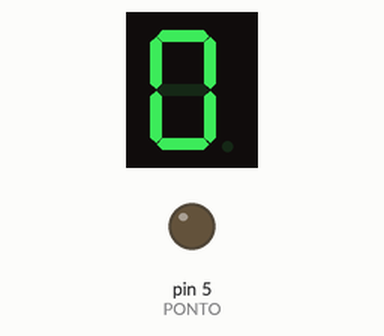
Bench run of a sketch on a simulated Arduino Uno, built with avr-gcc and run on an emulated ATmega328P. Parts: 1-digit seven-segment display, output pins drawn as LEDs (lit = HIGH). Wiring (inferred from the names in the program): 1-digit 7-segment display, segments lit when HIGH: segments pin 12, pin 11, pin 10, pin 9, pin 8, pin 6, pin 7. The segment pins are drawn as the display they are named for; pins used as bus, display or sensor lines are not drawn.

Above: at 0.1 s.
At 11.1 s:
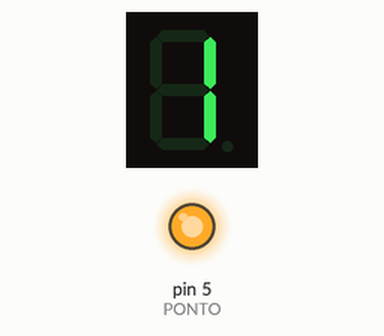
At 20.1 s:
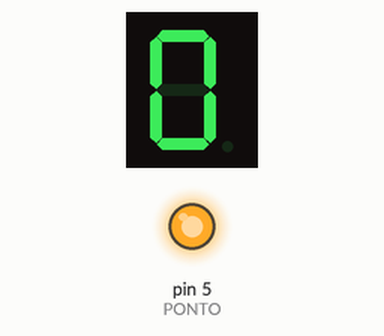
At 39.1 s:
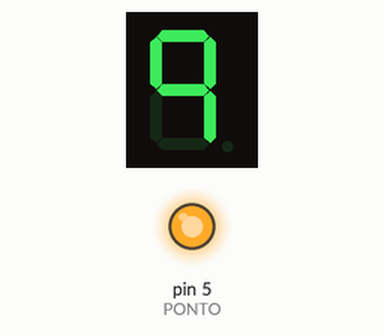
Timing chart, 0 to 40.0 s (numbered marks = the images above):
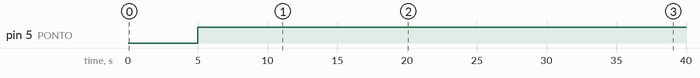

Measured:
- by itself, pin 5 (PONTO): LOW → HIGH at 5.0 s
- what the display in image 1 shows lasts 1.0 s, from 11.0 s to 12.0 s

The sketch:

display_7_segmentos.ino
```cpp
/*
  Display de 7 segmentos
  by: JBarbosa
*/

const int A = 12;
const int B = 11;
const int C = 10;
const int D = 9;
const int E = 8;
const int F = 6;
const int G = 7;
const int PONTO = 5;

void setup() {
  pinMode(A, OUTPUT);
  pinMode(B, OUTPUT);
  pinMode(C, OUTPUT);
  pinMode(D, OUTPUT);
  pinMode(E, OUTPUT);
  pinMode(F, OUTPUT);
  pinMode(G, OUTPUT);
  pinMode(PONTO, OUTPUT);
}

void loop() {

  // 0
  digitalWrite(A, HIGH);
  digitalWrite(B, HIGH);
  digitalWrite(C, HIGH);
  digitalWrite(D, HIGH);
  digitalWrite(E, HIGH);
  digitalWrite(F, HIGH);
  digitalWrite(G, LOW);
  delay(1000);

  // 1
  digitalWrite(A, LOW);
  digitalWrite(B, HIGH);
  digitalWrite(C, HIGH);
  digitalWrite(D, LOW);
  digitalWrite(E, LOW);
  digitalWrite(F, LOW);
  digitalWrite(G, LOW);
  delay(1000);

  // 2
  digitalWrite(A, HIGH);
  digitalWrite(B, HIGH);
  digitalWrite(C, LOW);
  digitalWrite(D, HIGH);
  digitalWrite(E, HIGH);
  digitalWrite(F, LOW);
  digitalWrite(G, HIGH);
  delay(1000);

  // 3
  digitalWrite(A, HIGH);
  digitalWrite(B, HIGH);
  digitalWrite(C, HIGH);
  digitalWrite(D, HIGH);
  digitalWrite(E, LOW);
  digitalWrite(F, LOW);
  digitalWrite(G, HIGH);
  delay(1000);

  // 4
  digitalWrite(A, LOW);
  digitalWrite(B, HIGH);
  digitalWrite(C, HIGH);
  digitalWrite(D, LOW);
  digitalWrite(E, LOW);
  digitalWrite(F, HIGH);
  digitalWrite(G, HIGH);
  delay(1000);

  // PONTO
  digitalWrite(PONTO, HIGH);

  // 5
  digitalWrite(A, HIGH);
  digitalWrite(B, LOW);
  digitalWrite(C, HIGH);
  digitalWrite(D, HIGH);
  digitalWrite(E, LOW);
  digitalWrite(F, HIGH);
  digitalWrite(G, HIGH);
  delay(1000);

  // 6
  digitalWrite(A, LOW);
  digitalWrite(B, LOW);
  digitalWrite(C, HIGH);
  digitalWrite(D, HIGH);
  digitalWrite(E, HIGH);
  digitalWrite(F, HIGH);
  digitalWrite(G, HIGH);
  delay(1000);

  // 7
  digitalWrite(A, HIGH);
  digitalWrite(B, HIGH);
  digitalWrite(C, HIGH);
  digitalWrite(D, LOW);
  digitalWrite(E, LOW);
  digitalWrite(F, LOW);
  digitalWrite(G, LOW);
  delay(1000);

  // 8
  digitalWrite(A, HIGH);
  digitalWrite(B, HIGH);
  digitalWrite(C, HIGH);
  digitalWrite(D, HIGH);
  digitalWrite(E, HIGH);
  digitalWrite(F, HIGH);
  digitalWrite(G, HIGH);
  delay(1000);

  // 9
  digitalWrite(A, HIGH);
  digitalWrite(B, HIGH);
  digitalWrite(C, HIGH);
  digitalWrite(D, LOW);
  digitalWrite(E, LOW);
  digitalWrite(F, HIGH);
  digitalWrite(G, HIGH);
  delay(1000);

}
```
